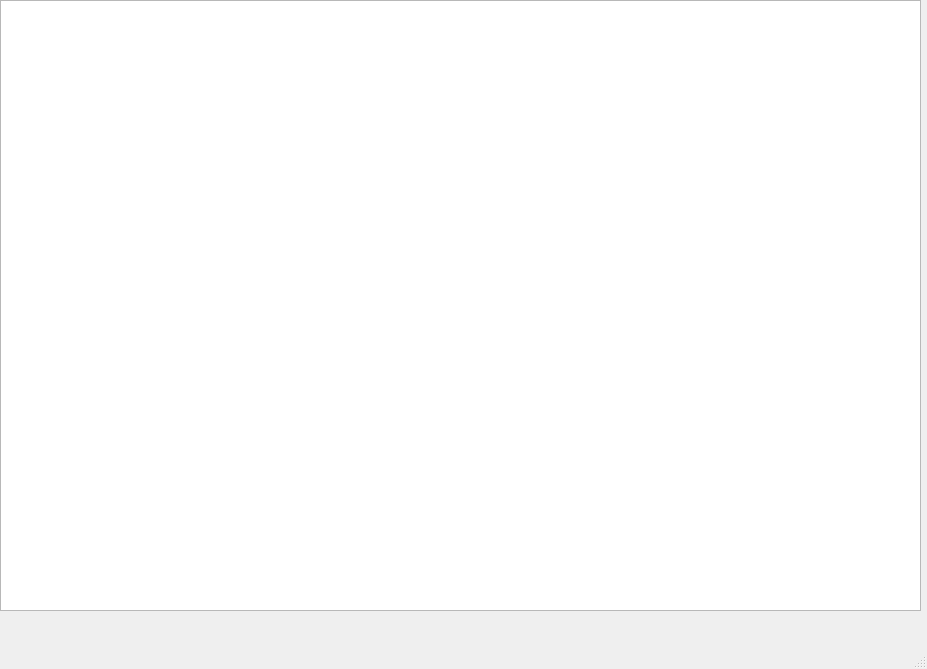
<?xml version="1.0" encoding="UTF-8"?>
<ui version="4.0">
 <class>MainWindow</class>
 <widget class="QMainWindow" name="MainWindow">
  <property name="geometry">
   <rect>
    <x>0</x>
    <y>0</y>
    <width>927</width>
    <height>669</height>
   </rect>
  </property>
  <property name="windowTitle">
   <string>MainWindow</string>
  </property>
  <widget class="QWidget" name="centralwidget">
   <widget class="QTableWidget" name="tableWidget">
    <property name="geometry">
     <rect>
      <x>0</x>
      <y>0</y>
      <width>921</width>
      <height>611</height>
     </rect>
    </property>
   </widget>
  </widget>
  <widget class="QMenuBar" name="menubar">
   <property name="geometry">
    <rect>
     <x>0</x>
     <y>0</y>
     <width>927</width>
     <height>26</height>
    </rect>
   </property>
  </widget>
  <widget class="QStatusBar" name="statusbar"/>
 </widget>
 <resources/>
 <connections/>
</ui>
